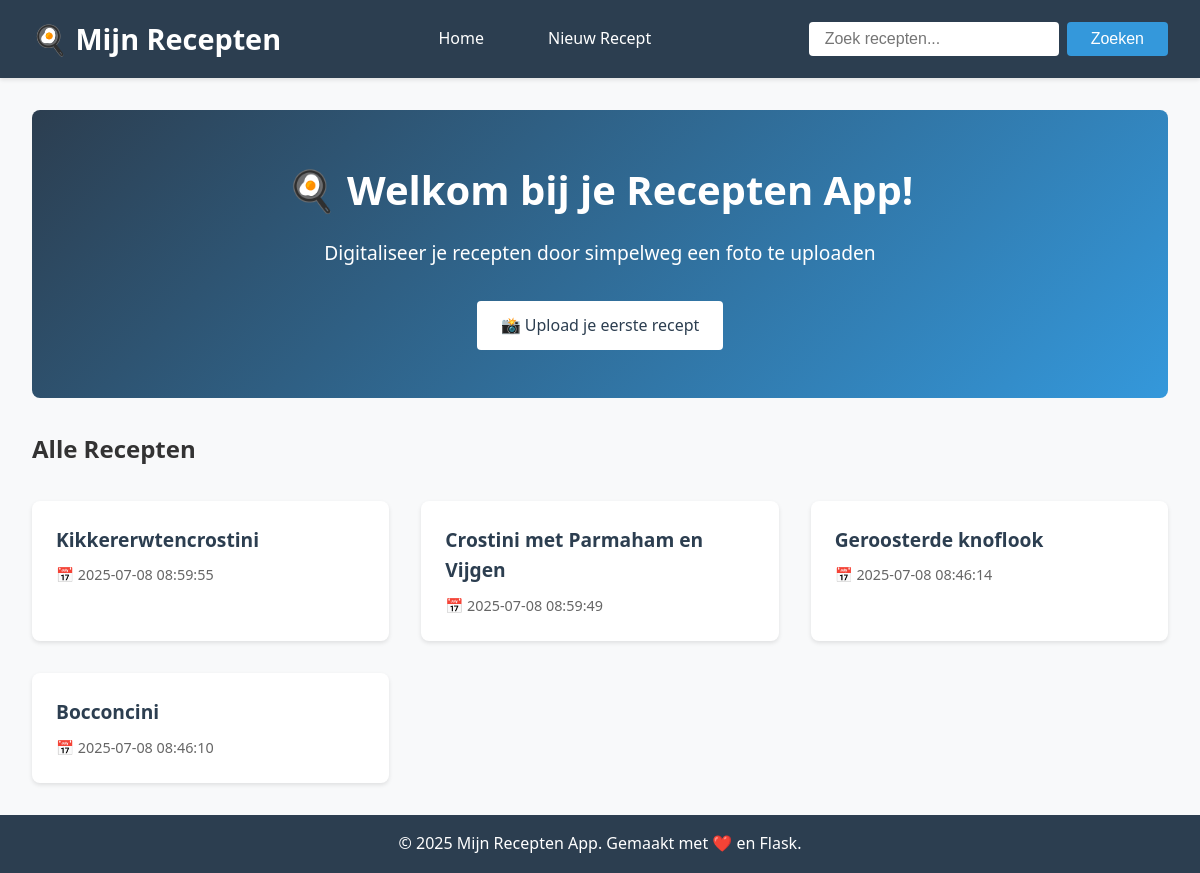
The page / on the database its author committed.
### tables this page shows
CREATE TABLE recepten (
            id INTEGER PRIMARY KEY AUTOINCREMENT,
            titel TEXT NOT NULL,
            ingredienten TEXT,
            stappen TEXT,
            benodigdheden TEXT,
            originele_bestandsnaam TEXT,
            ruwe_ocr_tekst TEXT,
            timestamp DATETIME DEFAULT CURRENT_TIMESTAMP
        );

### App.py (the view)
@app.route('/')
def index():
    conn = get_db_connection()
    recepten = conn.execute('SELECT id, titel, timestamp FROM recepten ORDER BY timestamp DESC').fetchall()
    conn.close()
    return render_template('index.html', recepten=recepten)

### App.py (called while the page is built)
def get_db_connection():
    conn = sqlite3.connect(DATABASE_PATH)
    conn.row_factory = sqlite3.Row
    return conn

### templates/index.html (shortened to what this page needs)
{% extends "base.html" %}
{% block content %}
{% if not zoekterm %}
<div class="welcome-banner">
    <h1>🍳 Welkom bij je Recepten App!</h1>
    <p>Digitaliseer je recepten door simpelweg een foto te uploaden</p>
    <a href="{{ url_for('upload') }}" class="btn" style="background-color: white; color: var(--primary-color);">
        📸 Upload je eerste recept
    </a>
</div>
{% endif %}
<h2>{% if zoekterm %}Zoekresultaten{% else %}Alle Recepten{% endif %}</h2>
{% if recepten %}
<div class="recipe-grid">
    {% for recept in recepten %}
    <a href="{{ url_for('recept_detail', id=recept.id) }}" class="recipe-card">
        <div class="recipe-title">{{ recept.titel }}</div>
        <div class="recipe-date">
            📅 {{ recept.timestamp if recept.timestamp else 'Onbekende datum' }}
        </div>
    </a>
    {% endfor %}
</div>
{% endif %}
{% endblock %}

### templates/base.html (shortened to what this page needs)
<!DOCTYPE html>
<html lang="nl">
<head>
</head>
<body>
    <header>
        <div class="header-content">
            <a href="{{ url_for('index') }}" class="logo">🍳 Mijn Recepten</a>
            <nav>
                <ul>
                    <li><a href="{{ url_for('index') }}">Home</a></li>
                    <li><a href="{{ url_for('upload') }}">Nieuw Recept</a></li>
                </ul>
            </nav>
            <form action="{{ url_for('zoeken') }}" method="get" class="search-form">
                <input type="text" name="q" placeholder="Zoek recepten..." value="{{ zoekterm if zoekterm else '' }}">
                <button type="submit">Zoeken</button>
            </form>
        </div>
    </header>
    <main>
        {% block content %}{% endblock %}
    </main>
    <footer>
        <p>&copy; 2025 Mijn Recepten App. Gemaakt met ❤️ en Flask.</p>
    </footer>
</body>
</html>

### templates/base.html (style rules this page uses)
* { margin: 0; padding: 0; box-sizing: border-box; }
:root { --primary-color: #2c3e50; --secondary-color: #e74c3c; --accent-color: #3498db; --background-color: #f8f9fa; --card-background: #ffffff; --text-color: #333333; --border-color: #dee2e6; --shadow: 0 2px 4px rgba(0,0,0,0.1); --shadow-hover: 0 4px 8px rgba(0,0,0,0.15); }
body { font-family: 'Segoe UI', Tahoma, Geneva, Verdana, sans-serif; background-color: var(--background-color); color: var(--text-color); line-height: 1.6; min-height: 100vh; display: flex; flex-direction: column; }
header { background-color: var(--primary-color); color: white; padding: 1rem 0; box-shadow: var(--shadow); }
.header-content { max-width: 1200px; margin: 0 auto; padding: 0 2rem; display: flex; justify-content: space-between; align-items: center; flex-wrap: wrap; gap: 1rem; }
.logo { font-size: 1.8rem; font-weight: bold; text-decoration: none; color: white; transition: transform 0.3s ease; }
nav ul { list-style: none; display: flex; gap: 2rem; align-items: center; }
nav a { color: white; text-decoration: none; padding: 0.5rem 1rem; border-radius: 4px; transition: background-color 0.3s ease; }
.search-form { display: flex; gap: 0.5rem; }
.search-form input { padding: 0.5rem 1rem; border: none; border-radius: 4px; width: 250px; font-size: 1rem; }
.search-form button { padding: 0.5rem 1.5rem; background-color: var(--accent-color); color: white; border: none; border-radius: 4px; cursor: pointer; font-size: 1rem; transition: background-color 0.3s ease; }
main { flex: 1; max-width: 1200px; margin: 2rem auto; padding: 0 2rem; width: 100%; }
footer { background-color: var(--primary-color); color: white; text-align: center; padding: 1rem 0; margin-top: auto; }
.btn { display: inline-block; padding: 0.75rem 1.5rem; background-color: var(--accent-color); color: white; text-decoration: none; border-radius: 4px; transition: all 0.3s ease; border: none; cursor: pointer; font-size: 1rem; }

### templates/index.html (style rules this page uses)
.recipe-grid { display: grid; grid-template-columns: repeat(auto-fill, minmax(300px, 1fr)); gap: 2rem; margin-top: 2rem; }
.recipe-card { background: var(--card-background); border-radius: 8px; padding: 1.5rem; box-shadow: var(--shadow); transition: transform 0.3s ease, box-shadow 0.3s ease; text-decoration: none; color: var(--text-color); display: block; }
.recipe-title { font-size: 1.2rem; font-weight: bold; margin-bottom: 0.5rem; color: var(--primary-color); }
.recipe-date { font-size: 0.9rem; color: #666; }
.welcome-banner { background: linear-gradient(135deg, var(--primary-color), var(--accent-color)); color: white; padding: 3rem 2rem; border-radius: 8px; text-align: center; margin-bottom: 2rem; }
.welcome-banner h1 { font-size: 2.5rem; margin-bottom: 1rem; }
.welcome-banner p { font-size: 1.2rem; margin-bottom: 2rem; }

### rows shown on the page
recepten: titel "Kikkererwtencrostini", timestamp "2025-07-08 08:59:55"
recepten: titel "Crostini met Parmaham en Vijgen", timestamp "2025-07-08 08:59:49"
recepten: titel "Geroosterde knoflook", timestamp "2025-07-08 08:46:14"
recepten: titel "Bocconcini", timestamp "2025-07-08 08:46:10"
